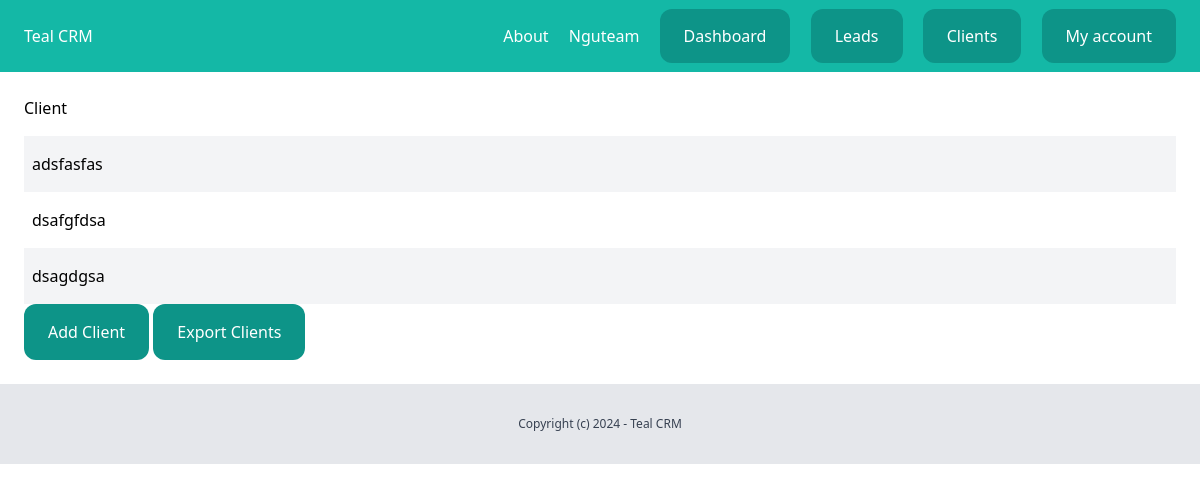
The page /dashboard/clients/ (signed in) on the database its author committed.
### team/models.py (models this page shows, shortened)
class Team(models.Model):
    plan = models.ForeignKey(Plan, related_name='teams', blank=True, null=True, on_delete=models.CASCADE)
    name = models.CharField(max_length=100)
    members = models.ManyToManyField(User, related_name='teams')
    created_by = models.ForeignKey(User, related_name='created_teams', on_delete=models.CASCADE)
    created_at = models.DateTimeField(auto_now_add=True)

### client/models.py (models this page shows, shortened)
class Client(models.Model):
    team = models.ForeignKey(Team, related_name="clients", on_delete=models.CASCADE)
    name = models.CharField(max_length=255)
    email = models.EmailField()
    description = models.TextField(blank=True, null=True)
    created_by = models.ForeignKey(User, related_name='clients', on_delete=models.CASCADE)
    created_at = models.DateTimeField(auto_now_add=True)
    modified_at = models.DateTimeField(auto_now=True)
    class Meta:
        ordering = ('name',)

### client/views.py (the view)
# urls.py: path('', views.clients_list, name="list"),
@login_required
def clients_list(request):
    clients = Client.objects.filter(created_by=request.user)
    return render(request, 'client/clients_list.html', {
        'clients': clients
    })

### team/context_processors.py (called while the page is built)
def active_team(request):
    if request.user.is_authenticated:
        if request.user.userprofile.active_team:
            active_team = request.user.userprofile.active_team
        else:
            active_team = Team.objects.filter(created_by=request.user)[0]
    else:
        active_team = None
    return {'active_team': active_team}

### client/templates/client/clients_list.html (shortened to what this page needs)
{% extends "core/base.html" %}
{% block content %}
<div class="py-6 px-6">
        <h1 class="mb-4 texl-xl">Client</h1>
        {% for client in clients %}
                <div class="flex justify-between">
                        <p class="py-4 px-2 w-full {% cycle 'bg-gray-100' '' %}">
                                <a href="{% url 'clients:detail' client.id %}">{{client.name}}</a>
                        </p>
                </div>
        {% empty %}
                <p>There are no client in database yet...</p>
        {% endfor %}
        <a href="{% url 'clients:add' %}" class="inline-block py-4 px-6 bg-teal-600 rounded-xl text-white">Add Client</a>
        <a href="{% url 'clients:export' %}" class="inline-block py-4 px-6 bg-teal-600 rounded-xl text-white">Export Clients</a>
</div>
{% endblock content %}

### core/templates/core/partials/nav.html
<nav class="py-6 px-6 flex justify-between bg-teal-500">
    <a href="/" class="text-white">Teal CRM</a>
    <div class="space-x-4">
        <a href="{% url 'about' %}" class="text-white">About</a>
        {% if request.user.is_authenticated %}
            <a href="{% url 'team:detail' active_team.id %}" class="text-white">{{ active_team.name }}</a>
            <a href="{% url 'dashboard:dashboard' %}" class="py-4 px-6 bg-teal-600 rounded-xl text-white">Dashboard</a>
            <a href="{% url 'leads:list' %}" class="py-4 px-6 bg-teal-600 rounded-xl text-white">Leads</a>
            <a href="{% url 'clients:list' %}" class="py-4 px-6 bg-teal-600 rounded-xl text-white">Clients</a>
            <a href="{% url 'userprofile:myaccount' %}" class="py-4 px-6 bg-teal-600 rounded-xl text-white">My account</a>
        {% else %}
            <a href="{% url 'login' %}" class="py-4 px-6 bg-teal-600 rounded-xl text-white">Log in</a>
            <a href="{% url 'userprofile:signup' %}" class="py-4 px-6 bg-teal-300 rounded-xl text-white">Sign up</a>
        {% endif %}
    </div>
</nav>

### rows shown on the page
Team: name "Nguteam"
Client: name "adsfasfas"
Client: name "dsafgfdsa"
Client: name "dsagdgsa"
